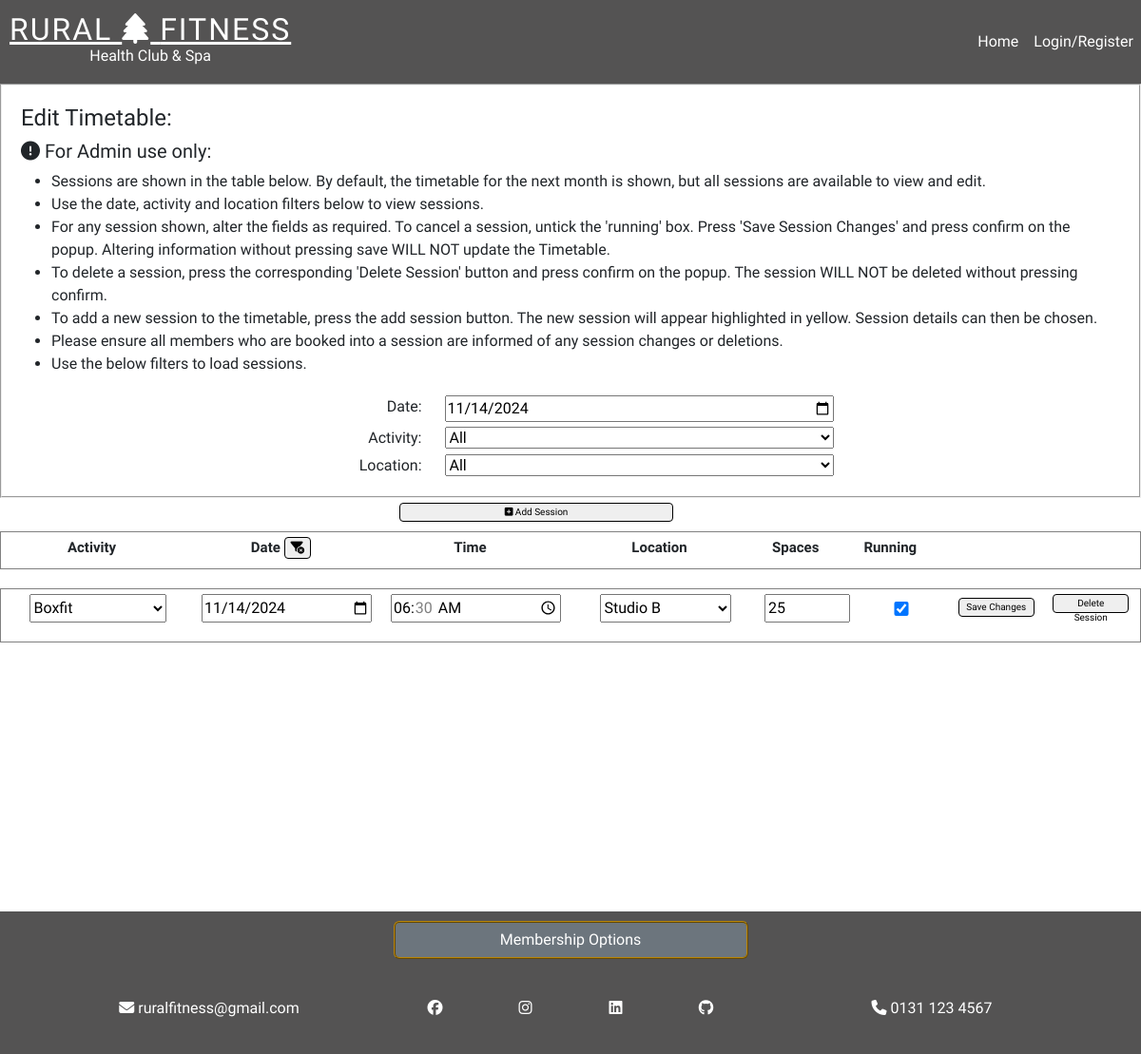
The page /admin.html on the database its author committed.
### classbooking_app/models.py (models this page shows, shortened)
class Session(models.Model):
    activity = models.ForeignKey(Activity, on_delete=models.CASCADE)
    date = models.DateField()
    time = models.TimeField()
    spaces = models.IntegerField(default=25)
    location = models.CharField(max_length=50, default='Studio A')
    running = models.BooleanField(default=True)

### classbooking_app/views.py (the view, shortened to what this page needs)
# urls.py: path('admin.html', views.admin_page, name='admin_page'),
def admin_page(request):
    date_filter = date.today().strftime("%Y-%m-%d")
    range_strt = date.today()
    range_end = (date.today() + timedelta(days=27))
    range = [range_strt, range_end]
    location_filter = 'All'
    activity_filter = 'All'
    feedback = ""
    sessions = Session.objects.filter(date=date_filter).order_by("date", "time")
    if len(Session.objects.all()) > 0:
        max_id = list(Session.objects.all().values_list('id', flat=True).order_by('-id'))[0]
    else:
        max_id = 444444
    activities = Activity.objects.all()
    locations = Session.objects.all().values_list(
        'location', flat=True).distinct()
    context = {
        'date_filter': date_filter,
        'location_filter': location_filter,
        'activity_filter': activity_filter,
        'sessions': sessions,
        'activities': activities,
        'locations': locations,
        'feedback': feedback,
        'max_id': max_id
    }
    return render(request, 'classbooking_app/admin.html', context)

### classbooking_app/models.py (called while the page is built)
    def __str__(self):
        return self.name

### classbooking_app/templates/classbooking_app/admin.html (shortened to what this page needs)
{% extends 'classbooking_app/base.html' %}
{% block contentbody %}
<form method="POST" id="session-form">
<div  class="beneath-header" id="admin-instructions">
<h4>Edit Timetable:</h4>
<h5><i class="fa-solid fa-circle-exclamation"></i> For Admin use only:</h5>
<ul>
<li>Sessions are shown in the table below. By default, the timetable for the next month is shown, but all sessions are available to view and edit.</li>
 <li>Use the date, activity and location filters below to view sessions.</li>
 <li>For any session shown, alter the fields as required. To cancel a session, untick the 'running' box. Press 'Save Session Changes' and press confirm on the popup.
  Altering information without pressing save WILL NOT update the Timetable.</li>
 <li>To delete a session, press the corresponding 'Delete Session' button and press confirm on the popup. The session WILL NOT be deleted without pressing confirm.</li>
 <li>To add a new session to the timetable, press the add session button. The new session will appear highlighted in yellow. Session details can then be chosen.</li>
 <li> Please ensure all members who are booked into a session are informed of any session changes or deletions. </li>
<li>Use the below filters to load sessions.</li>
</ul>
    <div id="admin-filter" class="container">
      <div class="row">
        <div class="col-3"><label for="date-filter">Date:</label></div>
        <div class="col-9"><input class="filter" type="date" id="dat-filter" name="date-filter" value="{{ date_filter }}"></div>
      </div>
      <div class="row">
        <div class="col-3"><label for="activity-filter">Activity: </label></div>
        <div class="col-9"><select class="filter" id="act-filter" name="activity-filter" value="{{ activity_filter }}">
          <option class="activity-option" value="All">All</option>
      </select>
        </div>
      </div>
      <div class="row">
        <div class="col-3">
          <label for="location-filter">Location:</label>
        </div>
        <div class="col-9">
          <select class="filter" id="loc-filter" name="location-filter" value="{{ location_filter }}">
            <option value="All">All</option>
          </select>
        </div>
      </div>
    </div>
  </div>
  <div id="add-btn-section" class="container vertical-margin-top">
    <div class="row">
      <button class="admin-btn" type="button" id="add-session">
          <i class="fa-solid fa-square-plus"></i>
          Add Session
      </button>
    </div>
  </div>
   <div id="admin-list-section">
    <div id="admin-headers" class="container session-box">
      <div class="row">
        <div id="session-headers" class="row">
          <div class="col-sm-2">Activity
          </div>
          <div class="col-sm-2">Date
              {%if date_filter != "" %}
              <button type="button" id="dat-filter-icon" class="filter-icon filter-btn"><i class="fa-solid fa-filter-circle-xmark"></i></button>
              {% else %}
              <button type="button" id="dat-filter-icon" class="filter-icon invisible filter-btn"><i class="fa-solid fa-filter-circle-xmark"></i></button>
              {% endif %}
          </div>
          <div class="col-sm-2">Time</div>
          <div class="col-sm-2">Location
          </div>
          <div class="col-sm-1"><p class="header-icon"></p><p class="header-txt">Spaces</p></div>
          <div class="col-sm-1"><p class="header-icon"></p><p class="header-txt">Running</p></div>
          <div class="col-sm-1"></div>
          <div class="col-sm-1"></div>
      </div>
      </div>
    </div>
    <div id="session-cont" class="container session-box">
      {% if sessions|length > 0 %}
        {% for session in sessions %}
        <div id="{{ session.id }}-admin-list" class="row">
            <div class="col-10 col-sm-2">
                <select class="sm-width admin-height" id="{{ session.id }}-activity" name="{{ session.id }}-activity">
                    {% for activity in activities %}
                    {% if activity == session.activity %}
                    <option value="{{ activity.name }}" selected>{{ activity.name }}</option>
                    {% else %}
                    <option value="{{ activity.name }}">{{ activity.name }}</option>
                    {% endif %}
                    {% endfor %}
                    </select>
            </div>
            <div class="col-5 col-sm-2">
                <input class="date-edit sm-width admin-height" type="date" id="{{ session.id }}-date" name="{{ session.id }}-date" value="{{ session.date|date:'Y-m-d' }}">
            </div>
            <div class="col-5 col-sm-2">
                <input class="sm-width admin-height" type="time" id="{{ session.id }}-time" name="{{ session.id }}-time" value="{{ session.time|time:'H:i' }}" step="3600000">
            </div>
            <div class="col-10 col-sm-2">
                <select class="sm-width admin-height" id="{{ session.id }}-location" name="{{ session.id }}-location">
                    {% for location in locations %}
                    {% if location == session.location %}
                    <option value="{{ location }}" selected>{{ location }}</option>
                    {% else %}
                    <option value="{{ location }}">{{ location }}</option>
                    {% endif %}
                    {% endfor %}
                </select>
            </div>
            <div class="col-5 col-sm-1">
                <input class="sm-width admin-height" type="number" id="{{ session.id }}-spaces" name="{{ session.id }}-spaces" value="{{ session.spaces }}" min="0" max="25" step="1">
            </div>
            <div class="col-2 col-sm-1">
                {% if session.running %}
                <input class="sm-width admin-checkbox" type="checkbox" id="{{ session.id }}-running" name="{{ session.id }}-running" checked>
                {% else %}
                <input class="sm-width admin-checkbox" type="checkbox" id="{{ session.id }}-running" name="{{ session.id }}-running">
                {% endif %}
            </div>
            <div class="col-5 offset-2 col-sm-1 offset-sm-0">
                <button class="admin-btn sm-width sm-btn admin-height" type="button"  name="{{ session.id }}-update" data-toggle="modal" data-target="#confirm-update-modal-{{ session.id }}">
                  <p class="action-txt">Save Changes</p>
                </button>
            </div>
            <div class="col-5 col-sm-1">
                <button class="admin-btn sm-width sm-btn admin-height" type="button"  name="{{ session.id }}-delete" data-toggle="modal" data-target="#confirm-delete-modal-{{ session.id }}">
                  <p class="action-txt">Delete Session</p>
                </button>
            </div>
        </div>
        {% endfor %}
        {% else %}
        <p>No Sessions matching criteria.</p>
        {% endif %}
</div>
</form>
{% endblock %}

### classbooking_app/static/classbooking_app/css/style.css (style rules this page uses)
body { font-family: 'Mallanna', sans-serif; }
.vertical-margin-top { margin-top: 10px; }
.beneath-header { margin-top:88px; }
.session-box { border-style: solid; border-color: grey; border-width:1px; margin:auto; width:100%; text-align: center; padding:15px; padding-top: 5px;; }
#admin-list-section { min-height: 400px; }
#admin-instructions { padding:20px; border-style: groove; border-width: 2px; }
#admin-instructions input, #admin-instructions select { margin-right:10px; }
.admin-btn, .filter-btn { font-size: small; border-style: solid; border-width: 1px; border-radius: 4px; transition-duration: 0.4s; }
#admin-headers { margin-top:10px; font-weight: bold; text-align: center; }
.admin-checkbox { height:15px; margin-top:8px; }
.admin-height { height:30px; }
#session-cont { margin-top: 20px; margin-bottom: 100px; }
#add-btn-section { margin-top: 5px; margin-bottom: 5px; width:30%; }
.date-edit { width:100%; }
@media (min-width:769px) { .session-box { max-width:1200px; padding-left: 2px; padding-right: 2px; } }
@media (min-width:769px) { #admin-headers { height:40px; font-size:15px; } }
@media (min-width:769px) { #admin-filter { width:50%; } }
@media (min-width:769px) { #admin-filter input, #admin-filter select, #admin-filter label { width:100%; margin-top:5px; } }
@media (min-width:769px) { #admin-filter label { float:right; text-align: right; } }
@media (min-width:769px) { #session-cont input { width:90%; } }
@media (min-width:769px) { .admin-btn { width:100%; font-size: x-small; height:30px; padding-bottom: 10px; } }
@media (min-width:769px) { #session-cont .row { --bs-gutter-x: 0px; } }
@media (min-width:940px) { .admin-btn { width:100%; font-size: x-small; height:20px; padding-bottom: 10px; } }
@media (min-width:1200px) { .admin-btn { width:80%; } }
#admin-headers .col-sm-2 { padding-right: 0px; }

### rows shown on the page
Session: date "11/14/2024", time "06:30", location+id "Studio B", spaces "25"

### other values the page prints
form field value "Boxfit"
